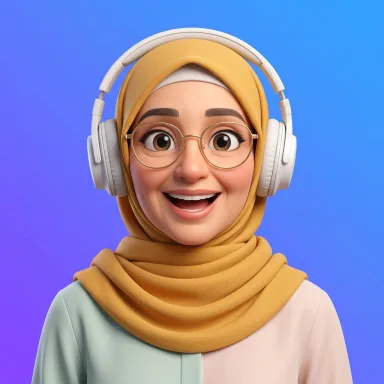
#> input picture marketing/tiktok-pot/shared/assets/speakers/ar-duaa.webp, 384 x 384 px
$ python dots.py ../../tiktok-pot/shared/assets/speakers/ar-duaa.webp ../../tiktok-pot/shared/assets/speakers/ar-karim.webp 100 1.0
#> lines starting #> are read from the running program, lines starting #| are printed output that depends on the picture
"""Turns a cut-out avatar (RGBA) into a portrait made of dots: a staggered grid
with a little jitter, each dot keeping the photo's colour, its darkness and its
alpha. Writes JSON: {"size": S, "dots": [[x, y, r, g, b, alpha, lum, seed], ...]}.

    python dots.py <cutout.png> <out.json> [size] [step]
"""
import json
import math
import sys

import numpy as np
from PIL import Image

src, out = sys.argv[1], sys.argv[2]
size = int(sys.argv[3]) if len(sys.argv) > 3 else 480
step = float(sys.argv[4]) if len(sys.argv) > 4 else 6.2
a = np.asarray(Image.open(src).convert("RGBA").resize((size, size), Image.LANCZOS)).astype(float)
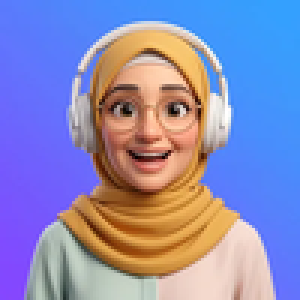
#> a: shape (100, 100, 4) float64 (shown 3 times larger); mean R, G, B, A 139.7, 138.9, 185.2, 255


def h(n):
    s = math.sin(n * 127.1) * 43758.5453
    return s - math.floor(s)


dots, k, row = [], 0, 0
y = 0.0
while y < size:
    x = (row % 2) * step / 2
    while x < size:
        jx, jy = x + (h(k * 3.1) - .5) * step * .5, y + (h(k * 7.7) - .5) * step * .5
        k += 1
        px = a[min(size - 1, max(0, round(jy))), min(size - 1, max(0, round(jx)))]
        al = px[3] / 255
        if al >= .08:
            lum = (0.299 * px[0] + 0.587 * px[1] + 0.114 * px[2]) / 255
            dots.append([round(jx, 1), round(jy, 1), int(px[0]), int(px[1]), int(px[2]), round(al, 2), round(lum, 3), round(h(k * 1.3), 3)])
        x += step
    y += step * 0.866
    row += 1
#> after the loop, dots = 11600 items; k = 11600; row = 116; y = 100.5
json.dump({"size": size, "dots": dots}, open(out, "w"), separators=(",", ":"))
print(out, len(dots), "dots")
#| ../../tiktok-pot/shared/assets/speakers/ar-karim.webp 11600 dots

$ run again, on marketing/tiktok-pot/shared/assets/speakers/ar-nada.webp
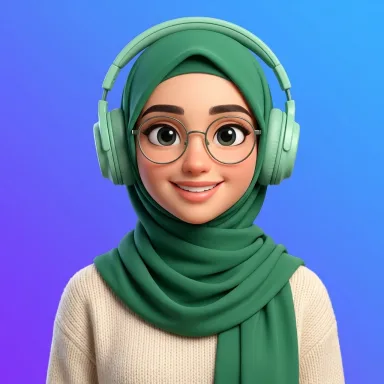
#> input picture marketing/tiktok-pot/shared/assets/speakers/ar-nada.webp, 384 x 384 px
#> `a = np.asarray(Image.open(src).convert("RGBA").resize((size, size), Im..`:
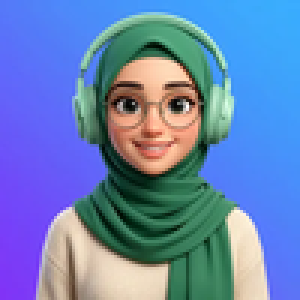
#> a: shape (100, 100, 4) float64 (shown 3 times larger); mean R, G, B, A 102.6, 130.2, 181.9, 255
#> after the loop `while y < size:`: dots = 11600 items; k = 11600; row = 116; y = 100.5
#| ../../tiktok-pot/shared/assets/speakers/ar-nada.webp 11600 dots

$ run again, on marketing/tiktok-pot/shared/assets/speakers/ar-nawaf.webp
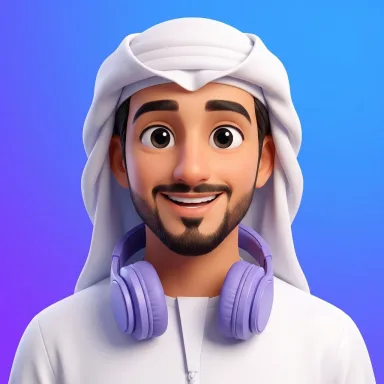
#> input picture marketing/tiktok-pot/shared/assets/speakers/ar-nawaf.webp, 384 x 384 px
#> `a = np.asarray(Image.open(src).convert("RGBA").resize((size, size), Im..`:
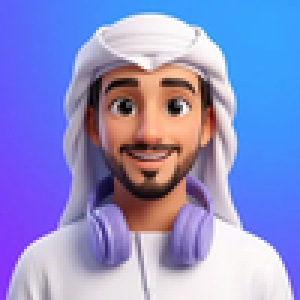
#> a: shape (100, 100, 4) float64 (shown 3 times larger); mean R, G, B, A 138.8, 142.5, 203.1, 255
#> after the loop `while y < size:`: dots = 11600 items; k = 11600; row = 116; y = 100.5
#| ../../tiktok-pot/shared/assets/speakers/ar-nawaf.webp 11600 dots
